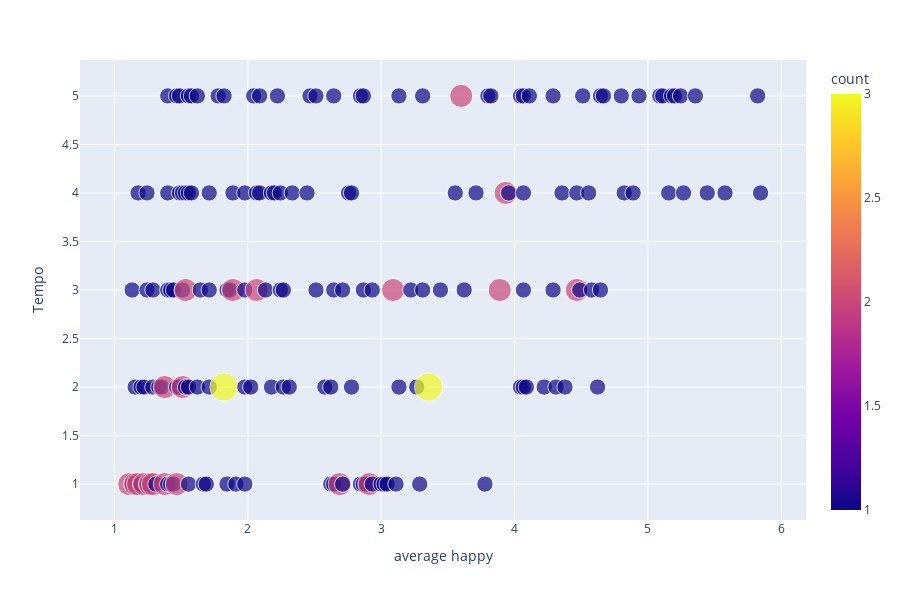

Notebook source saved alongside this figure:
### Code cell
import plotly.express as px

fig = px.scatter(anotherdf, x="average happy", y="Tempo",
	         size="count",color = "count")
fig.show()

### Figure 1 — Plotly figure (JSON) as saved in the notebook; plotly's stock layout.template omitted (floating-point values rounded to 4 significant figures; data arrays with more than 128 entries replaced by an {"elided": "..."} marker saying what was removed)
{"data": [{"hoverlabel": {"namelength": 0}, "hovertemplate": "average happy=%{x}<br>Tempo=%{y}<br>count=%{marker.color}", "legendgroup": "", "marker": {"color": {"elided": "176 int values"}, "coloraxis": "coloraxis", "size": {"elided": "176 int values"}, "sizemode": "area", "sizeref": 0.0075, "symbol": "circle"}, "mode": "markers", "name": "", "showlegend": false, "type": "scatter", "x": {"elided": "176 float values"}, "xaxis": "x", "y": {"elided": "176 int values"}, "yaxis": "y"}], "layout": {"coloraxis": {"colorbar": {"title": {"text": "count"}}, "colorscale": [[0, "#0d0887"], [0.1111, "#46039f"], [0.2222, "#7201a8"], [0.3333, "#9c179e"], [0.4444, "#bd3786"], [0.5556, "#d8576b"], [0.6667, "#ed7953"], [0.7778, "#fb9f3a"], [0.8889, "#fdca26"], [1, "#f0f921"]]}, "height": 600, "legend": {"itemsizing": "constant", "tracegroupgap": 0}, "margin": {"t": 60}, "xaxis": {"anchor": "y", "domain": [0, 1], "title": {"text": "average happy"}}, "yaxis": {"anchor": "x", "domain": [0, 1], "title": {"text": "Tempo"}}}}
